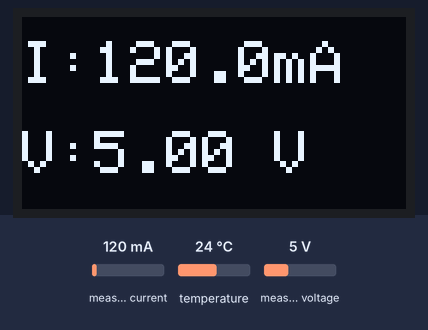
The sketch below on a simulated ESP32. Parts: 128×64 one-colour display. The test bench sets the inputs (shaded band); at power-on: measured current 120 mA, measured voltage 5 V, temperature 24 °C. What the sketch prints to the serial monitor is not drawn.

Above: at 1.4 s.
1.5 s: measured current set to 40 mA
At 3.1 s:
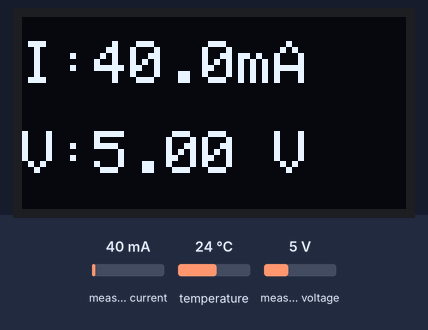
4.1 s: measured voltage set to 0.3 V
At 5.6 s:
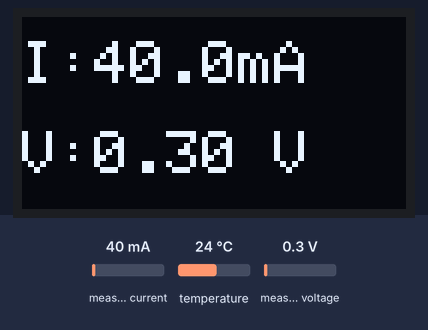
5.9 s: measured current set to 500 mA
At 6.9 s:
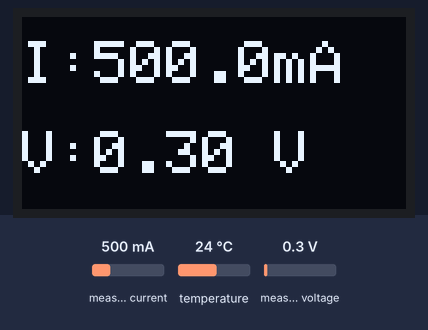
7.7 s: measured voltage set to 3.8 V
At 9.4 s:
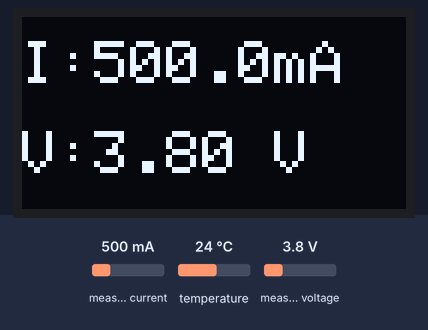
Timing chart, 0 to 10.5 s (numbered marks = the images above; inputs shaded):
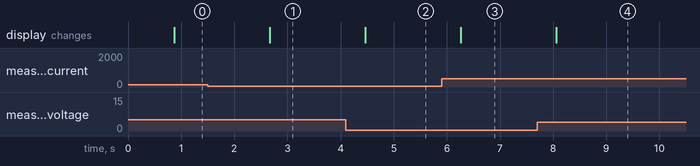

Measured:
- after the input at 1.5 s, the display: changes after 1.2 s (image 1)
- after the input at 4.1 s, the display: changes after 0.37 s (image 2)
- after the input at 5.9 s, the display: changes after 0.36 s (image 3)
- after the input at 7.7 s, the display: changes after 0.36 s (image 4)

The sketch:

fault-monitor.ino
```cpp
#include <Wire.h>
#include <Adafruit_INA219.h>
#include <OneWire.h>
#include <DallasTemperature.h>
#include <Adafruit_GFX.h>
#include <Adafruit_SSD1306.h>

#define ONE_WIRE_BUS 4   // DS18B20 data pin (4.7 kΩ pull-up to 3.3V)
#define SCREEN_WIDTH 128
#define SCREEN_HEIGHT 64

// INA219 on Wire (SDA=21, SCL=22), OLED on Wire1 (SDA=19, SCL=18)
Adafruit_INA219 ina219;
Adafruit_SSD1306 display(SCREEN_WIDTH, SCREEN_HEIGHT, &Wire1, -1);
OneWire oneWire(ONE_WIRE_BUS);
DallasTemperature sensors(&oneWire);

bool inaOK = false;
bool oledOK = false;

void setup() {
  Serial.begin(115200);
  Wire.begin(21, 22);    // INA219 bus
  Wire1.begin(19, 18);   // OLED bus

  // Temperature sensor
  sensors.begin();
  Serial.print("DS18B20 sensors found: ");
  Serial.println(sensors.getDeviceCount());

  // INA219
  if (ina219.begin(&Wire)) {
    inaOK = true;
    Serial.println("INA219 ready");
  } else {
    Serial.println("INA219 not found, check wiring");
  }

  // OLED
  if (display.begin(SSD1306_SWITCHCAPVCC, 0x3C)) {
    oledOK = true;
    display.clearDisplay();
    display.setTextColor(SSD1306_WHITE);
    display.display();
  } else {
    Serial.println("OLED not found, check wiring");
  }
}

void loop() {
  // Temperature
  sensors.requestTemperatures();
  float tempC = sensors.getTempCByIndex(0);

  // Voltage / current / power
  float busV = 0, shunt_mV = 0, current_mA = 0, power_mW = 0;
  if (inaOK) {
    busV       = ina219.getBusVoltage_V();
    shunt_mV   = ina219.getShuntVoltage_mV();
    current_mA = ina219.getCurrent_mA();
    power_mW   = ina219.getPower_mW();
  }

  // Serial output
  if (tempC == DEVICE_DISCONNECTED_C) {
    Serial.print("Temp: No sensor");
  } else {
    Serial.printf("Temp: %.1f C", tempC);
  }

  if (inaOK) {
    Serial.printf(" | Bus: %.2f V | Shunt: %.2f mV | I: %.1f mA | P: %.1f mW\n",
                  busV, shunt_mV, current_mA, power_mW);
  } else {
    Serial.println(" | INA219: not found");
  }

  // OLED output: two lines
  if (oledOK) {
    display.clearDisplay();
    display.setTextSize(2);

    display.setCursor(0, 8);
    if (inaOK) display.printf("I:%.1fmA", current_mA);
    else       display.print("I: ---");

    display.setCursor(0, 38);
    if (inaOK) display.printf("V:%.2f V", busV);
    else       display.print("V: ---");

    display.display();
  }

  delay(1000);
}
```
